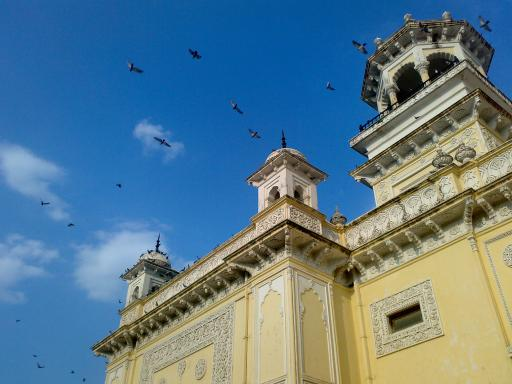
#> input picture assignment3/images/home.jpg, 512 x 384 px
$ jupyter execute GraphCut_MeanShift.ipynb
#> lines starting #> are read from the running program, lines starting #| are printed output that depends on the picture; after the words box and inside, x2 and y2 are one past the last pixel; in counts of white or black regions, pixels touching at a corner belong together
## 1. Segmentation

### 1.2. Normalized Graph-Cut and Mean-Shift Segmentation

#### 1.2.1. Normalized Graph-Cut Segmentation

[cell 1]
import cv2
import numpy as np
import matplotlib.pyplot as plt
from skimage import segmentation, color, future

[cell 2]
# Read home image (in RGB)
img = cv2.cvtColor(cv2.imread('./images/home.jpg'), cv2.COLOR_BGR2RGB)

[cell 3]
def plotFigures(images, size=5):
    """
    :param images: List of images to display
    """

    plt.figure(figsize=(15, 15))
    for i, image in enumerate(images, 1):
        plt.subplot(size, size, i), plt.imshow(image['image'])
        plt.title(image['title']), plt.axis('off')
    plt.show()

[cell 4]
def graphCutSegmentation(img, comp, seg, thresh):
    """
    :param img: Image to use for segmentation
    :param comp: Balance between color and space proximity
    :param seg: Number of labels in segmented image
    :param thresh: Threshold value
    :return:
    """

    labels = segmentation.slic(img, n_segments=seg, compactness=comp)
    rag = future.graph.rag_mean_color(img, labels, mode='similarity')
    labels = future.graph.cut_normalized(labels, rag, thresh)
    image = color.label2rgb(labels, img, kind='avg')

    return {
        'image': image,
        'title': 'Normalized Graph Cut\nCompactness {}\nNumber of Segments {}\nThreshold {}'.format(comp, seg, thresh),
    }

[cell 5]
compactness = [0.01, 0.1, 1.0]
segments = [10, 50]
threshold = [0.01, 0.1, 1.0]

images = []
for c in compactness:
    for s in segments:
        for t in threshold:
            images.append(graphCutSegmentation(img, c, s, t))
#> this loop made 3 passes
#> pass 1, in graphCutSegmentation, `labels = segmentation.slic(img, n_segments=seg, compactness=comp)`:
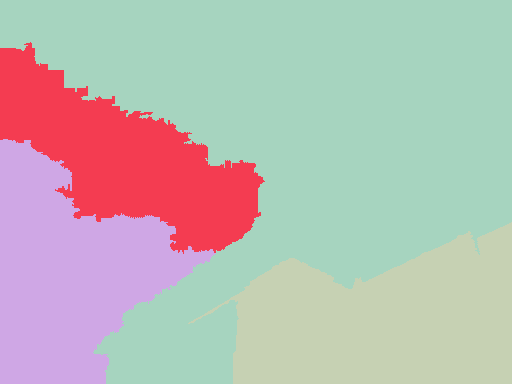
#> labels: shape (384, 512) int64; 4 distinct labels, from 1 to 4; one colour per label, 0 black
#> pass 1, in graphCutSegmentation, `labels = future.graph.cut_normalized(labels, rag, thresh)`:
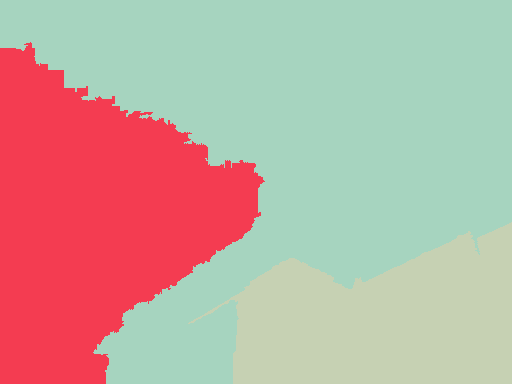
#> labels: shape (384, 512) int64; 3 distinct labels, from 1 to 4; one colour per label, 0 black
#> pass 1, in graphCutSegmentation, `image = color.label2rgb(labels, img, kind='avg')`:
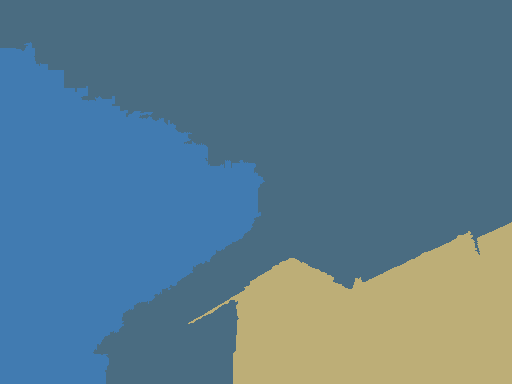
#> image: shape (384, 512, 3); mean R, G, B 91.4, 123.6, 140.6
#> pass 1, in graphCutSegmentation (call 4), `labels = segmentation.slic(img, n_segments=seg, compactness=comp)`:
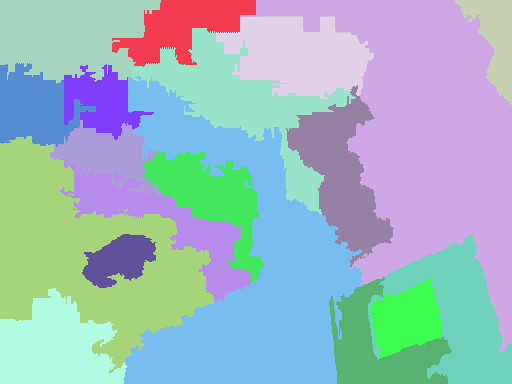
#> labels: shape (384, 512) int64; 19 distinct labels, from 1 to 19; one colour per label, 0 black
#> after the loop, images = 18 items

plotFigures(images)
#> the loop in plotFigures, `for i, image in enumerate(images, 1):` made 18 passes
#> in plotFigures, `plt.show()`:
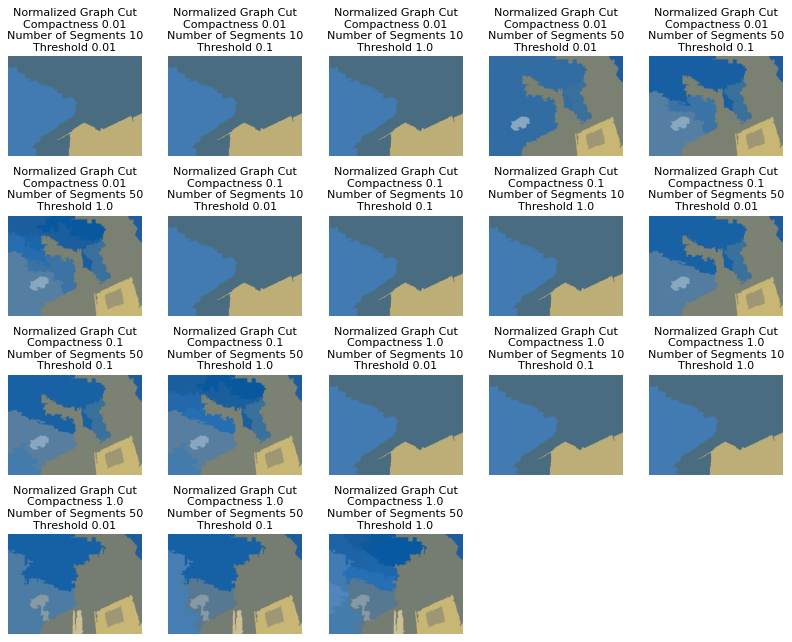
#> figure drawn by matplotlib, 18 panels

When we increase the compactness the shape of the segments tend towards a square by trading off color for space. On the other hand, increasing the number of segments improves the resolution of the resulting image, although while taking much more time to compute. Finally, if we increase the threshold, the number of subdivisions in the graph also increases.

#### 1.2.2. Mean-Shift Segmentation

[cell 6]
def meanShiftSegmentation(img, ratio, ksize, dist):
    """
    :param img: Image to use for segmentation
    :param ratio: Balance between color and space proximity
    :param kernel_size: Size of Gaussian kernel used in smoothing
    :param dist: Cut-off point for data distances
    """

    labels = segmentation.quickshift(img, ratio=ratio, kernel_size=ksize, max_dist=dist)
    image = color.label2rgb(labels, img, kind='avg')

    return {
        'image': image,
        'title': 'Mean Shift\nRatio {}\nKernel Size {}\nMax Distance {}'.format(ratio, ksize, dist)
    }

[cell 7]
ratio = [0.01, 0.5, 1.0]
ksize = [3, 7]
distance = [10, 100, 1000]

images = []
for r in ratio:
    for k in ksize:
        for d in distance:
            images.append(graphCutSegmentation(img, r, k , d))
#> this loop made 3 passes
#> pass 1, in graphCutSegmentation (call 19), `labels = segmentation.slic(img, n_segments=seg, compactness=comp)`:
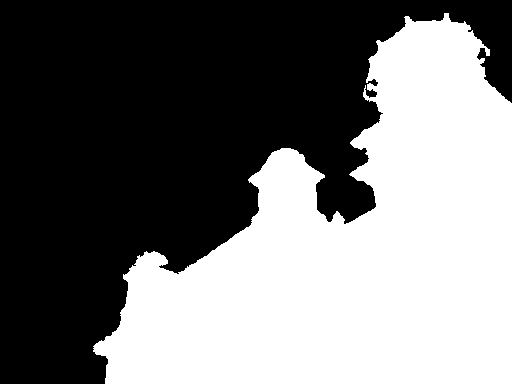
#> labels: shape (384, 512) int64; values 1 (black) and 2 (white), 45.9% white; 1 white region, box (x1, y1, x2, y2) and area: (93, 13, 512, 384) 90190
#> pass 1, in graphCutSegmentation (call 19), `image = color.label2rgb(labels, img, kind='avg')`:
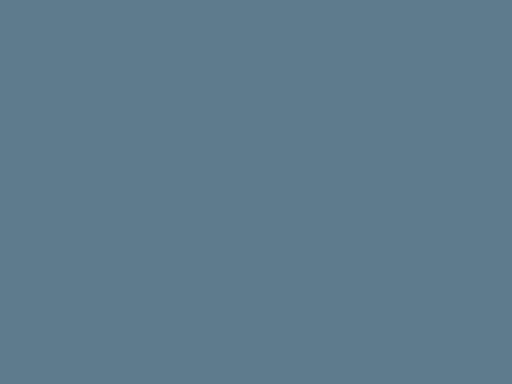
#> image: shape (384, 512, 3); mean R, G, B 91, 123, 141
#> pass 1, in graphCutSegmentation (call 22), `labels = segmentation.slic(img, n_segments=seg, compactness=comp)`:
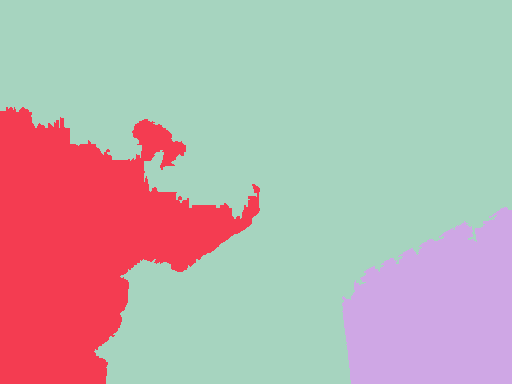
#> labels: shape (384, 512) int64; 3 distinct labels, from 1 to 3; one colour per label, 0 black

plotFigures(images)
#> call 2 of plotFigures, with size = 5
#> the loop in plotFigures (call 2), `for i, image in enumerate(images, 1):` made 18 passes
#> in plotFigures (call 2), `plt.show()`:
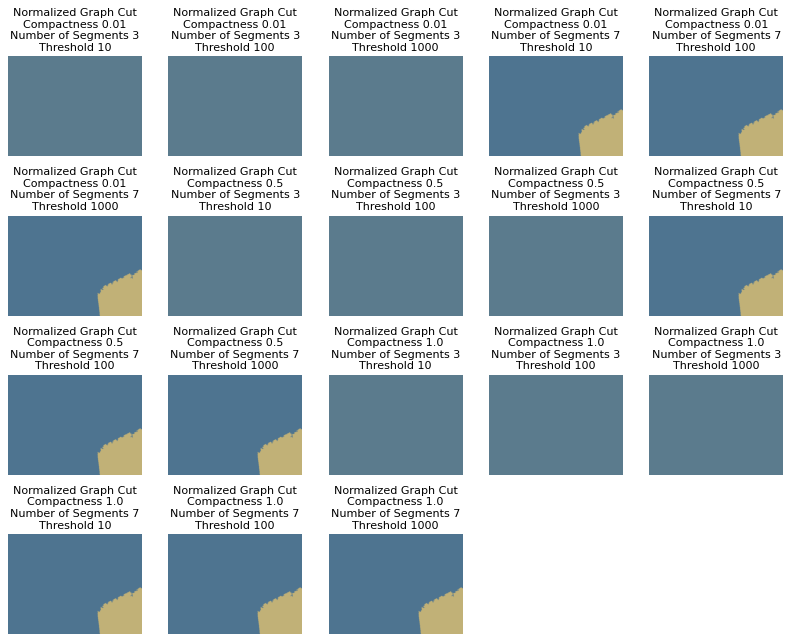
#> figure drawn by matplotlib, 18 panels
